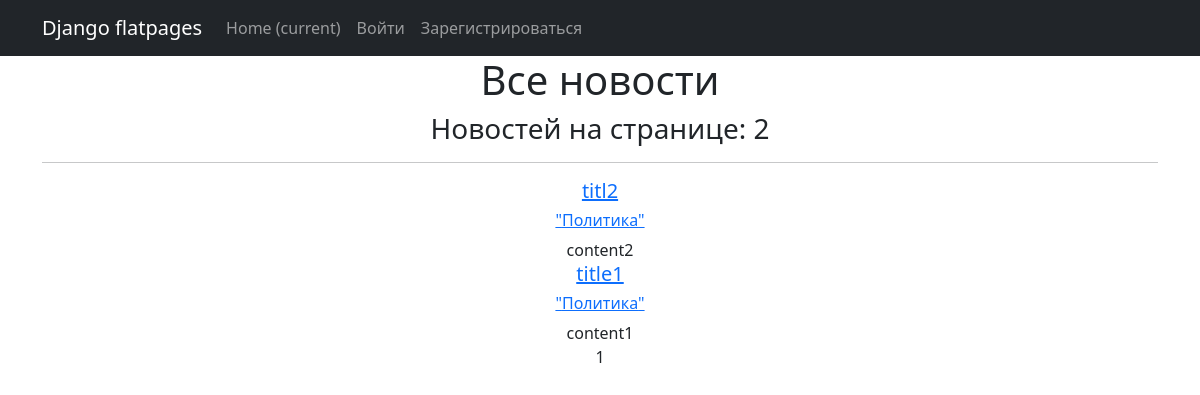
Before: /news/ with the older database file.
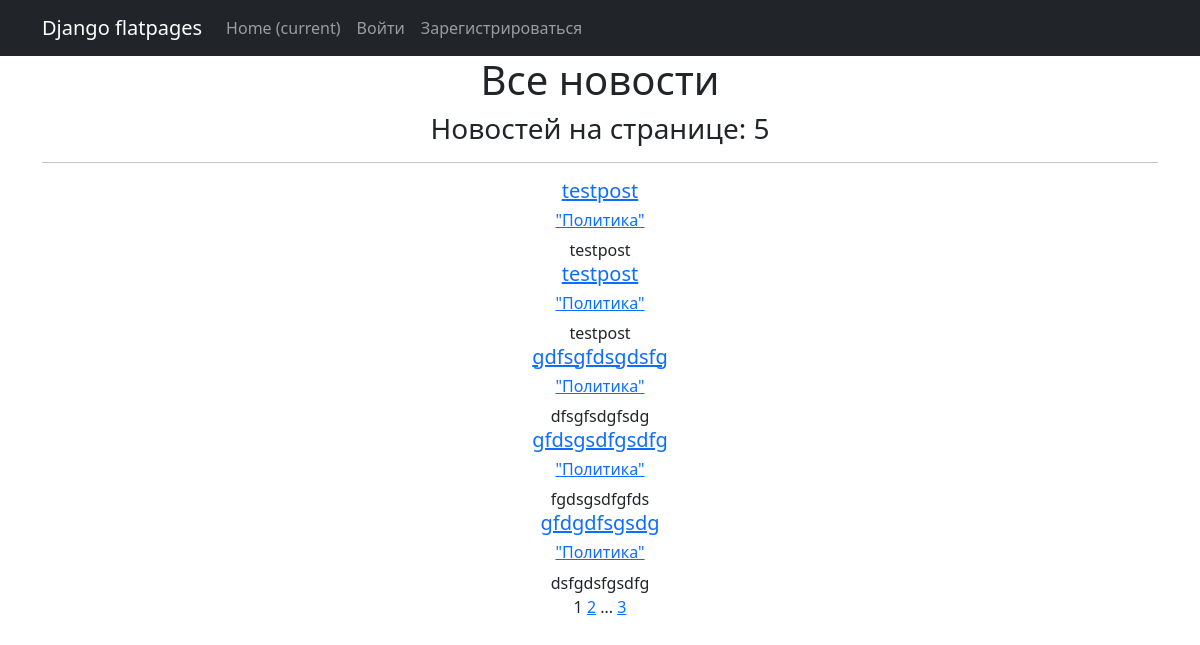
After: the same page with the newer database file.
### simpleapp/models.py (models this page shows, shortened)
class Post(models.Model):
    article = 'AR'
    news = 'NE'
    POSITIONS = [
        (news, 'Новость'),
        (article, 'Статья')
    ]
    author = models.ForeignKey(Author, on_delete=models.CASCADE)
    choice = models.CharField(max_length=2, choices=POSITIONS, default=news)
    time_create = models.DateTimeField(auto_now_add=True)
    title = models.CharField(max_length=150)
    content = models.TextField()
    post_rating = models.IntegerField(default=0)
    category = models.ManyToManyField('Category', through='PostCategory', verbose_name='Категории')

class Category(models.Model):
    category_name = models.CharField(unique=True, max_length=100)
    subscribers = models.ManyToManyField(User, blank=True)
    def __str__(self):
        return self.category_name

### simpleapp/views.py (the view)
# urls.py: path('news/', NewsList.as_view(), name='news_list'),
class NewsList(ListView):
    model = Post
    ordering = 'time_create'
    template_name = 'news.html'
    context_object_name = 'News'
    paginate_by = 5
    def get_queryset(self):
        queryset = Post.objects.filter(choice='NE').order_by('-time_create')
        return queryset
    def get_context_data(self, **kwargs):
        context = super().get_context_data(**kwargs)
        context['is_not_authors'] = not self.request.user.groups.filter(name='authors').exists()
        return context

### templates/news.html (shortened to what this page needs)
{% extends 'flatpages/default.html' %}
{% load custom_filters %}
{% block content %}
    <h1>Все новости</h1>
    <h3>Новостей на странице: {{ News|length }}</h3>
    <hr>
    {% if News %}
        {% for post in News %}
            <h5><a href="http://127.0.0.1:8000/news/{{ post.id }}">{{ post.title }}</a></h5>
            <h6>{% for category in post.category.all %}
                    <a href="{% url 'category_list' category.id %}" style="...">"{{ category }}"</a>
                {% endfor %}</h6>
            {{ post.content|truncatewords:20 }}
        {% endfor %}
        <br>
    {% else %}
        <h2>Новостей пока нет!</h2>
    {% endif %}
    {{ page_obj.number }}
   {% if page_obj.has_next %}
       <a href="?page={{ page_obj.next_page_number }}">{{ page_obj.next_page_number }}</a>
       {% if paginator.num_pages != page_obj.next_page_number %}
           ...
           <a href="?page={{ page_obj.paginator.num_pages }}">{{ page_obj.paginator.num_pages }}</a>
       {% endif %}
   {% endif %}
{% endblock content %}

Changed rows visible on the page:
no longer on this page (row unchanged): Post: title "titl2", content "content2", Category (category_name "Политика")
no longer on this page (row unchanged): Post: title "title1", content "content1", Category (category_name "Политика")
added Post: title "testpost", content "testpost", Category (category_name "Политика")
added Post: title "testpost", content "testpost", Category (category_name "Политика")
added Post: title "gdfsgfdsgdsfg", content "dfsgfsdgfsdg", Category (category_name "Политика")
added Post: title "gfdsgsdfgsdfg", content "fgdsgsdfgfds", Category (category_name "Политика")
added Post: title "gfdgdfsgsdg", content "dsfgdsfgsdfg", Category (category_name "Политика")
Other visible differences:
{{ News|length }}: "2" → "5"
{{ page_obj.next_page_number }}: (not shown) → "2"
{{ page_obj.paginator.num_pages }}: (not shown) → "3"
